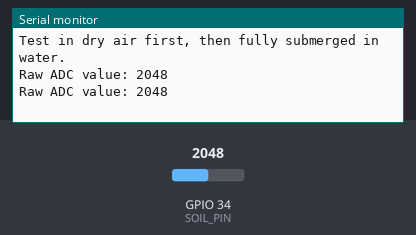
A sketch run on a simulated ESP32. Shown: the last lines printed to the serial monitor. Inputs (shaded band) come from the test bench; at power-on: GPIO 34 (SOIL_PIN) = 2048.

Above: at 2.2 s.
2.3 s: GPIO 34 (SOIL_PIN) set to 2866
At 3.6 s:
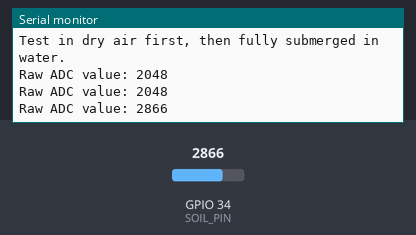
3.8 s: GPIO 34 (SOIL_PIN) set to 3603
At 4.8 s:
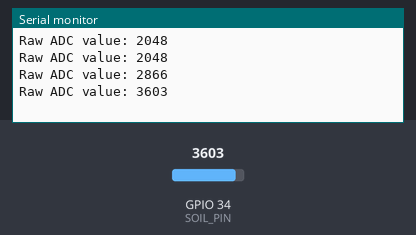
Timing chart, 0 to 6.8 s (numbered marks = the images above; inputs shaded):
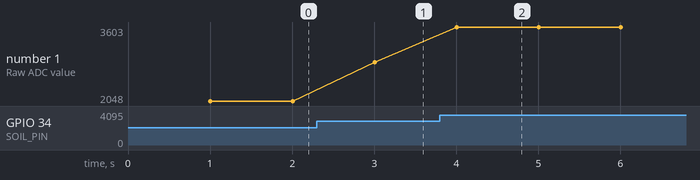

Measured:
- after the input at 2.3 s, the serial monitor: prints a new line after 0.71 s (image 1)
- after the input at 3.8 s, the serial monitor: prints a new line after 0.21 s (image 2)
- plotted number 1: 2048 → 2866 after the input at 2.3 s, 2866 → 3603 after the input at 3.8 s

The sketch:

soil_calibration.ino
```cpp
// soil_calibration.ino
//
// Run this FIRST, before the main firmware, to find the correct
// SOIL_ADC_DRY and SOIL_ADC_WET values for YOUR specific sensor unit.
// Cheap capacitive sensors vary from unit to unit, so skipping this
// step means your moisture percentages will be inaccurate.
//
// How to use:
//   1. Upload this sketch, open Serial Monitor at 115200 baud.
//   2. Hold the sensor in open air (completely dry) -- note the printed value.
//      This becomes SOIL_ADC_DRY in config.h.
//   3. Submerge the sensor tip fully in a glass of water -- note the printed value.
//      This becomes SOIL_ADC_WET in config.h.
//   4. Update those two numbers in config.h, then upload the main firmware.

#define SOIL_PIN 34

void setup() {
  Serial.begin(115200);
  delay(1000);
  Serial.println("Soil sensor calibration -- reading raw ADC value every second.");
  Serial.println("Test in dry air first, then fully submerged in water.");
}

void loop() {
  int raw = analogRead(SOIL_PIN);
  Serial.printf("Raw ADC value: %d\n", raw);
  delay(1000);
}
```
